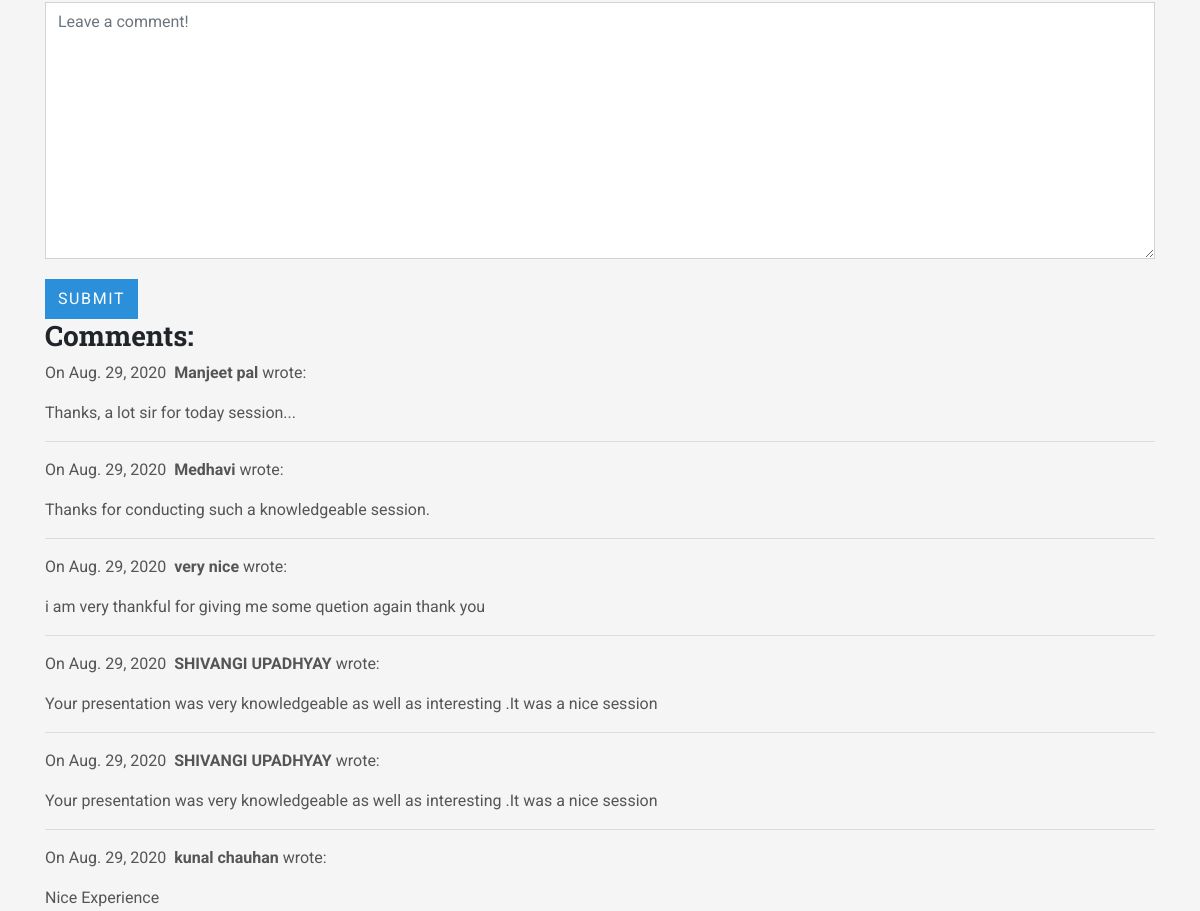
Page /blog/7/ (middle part) on the earlier database version.
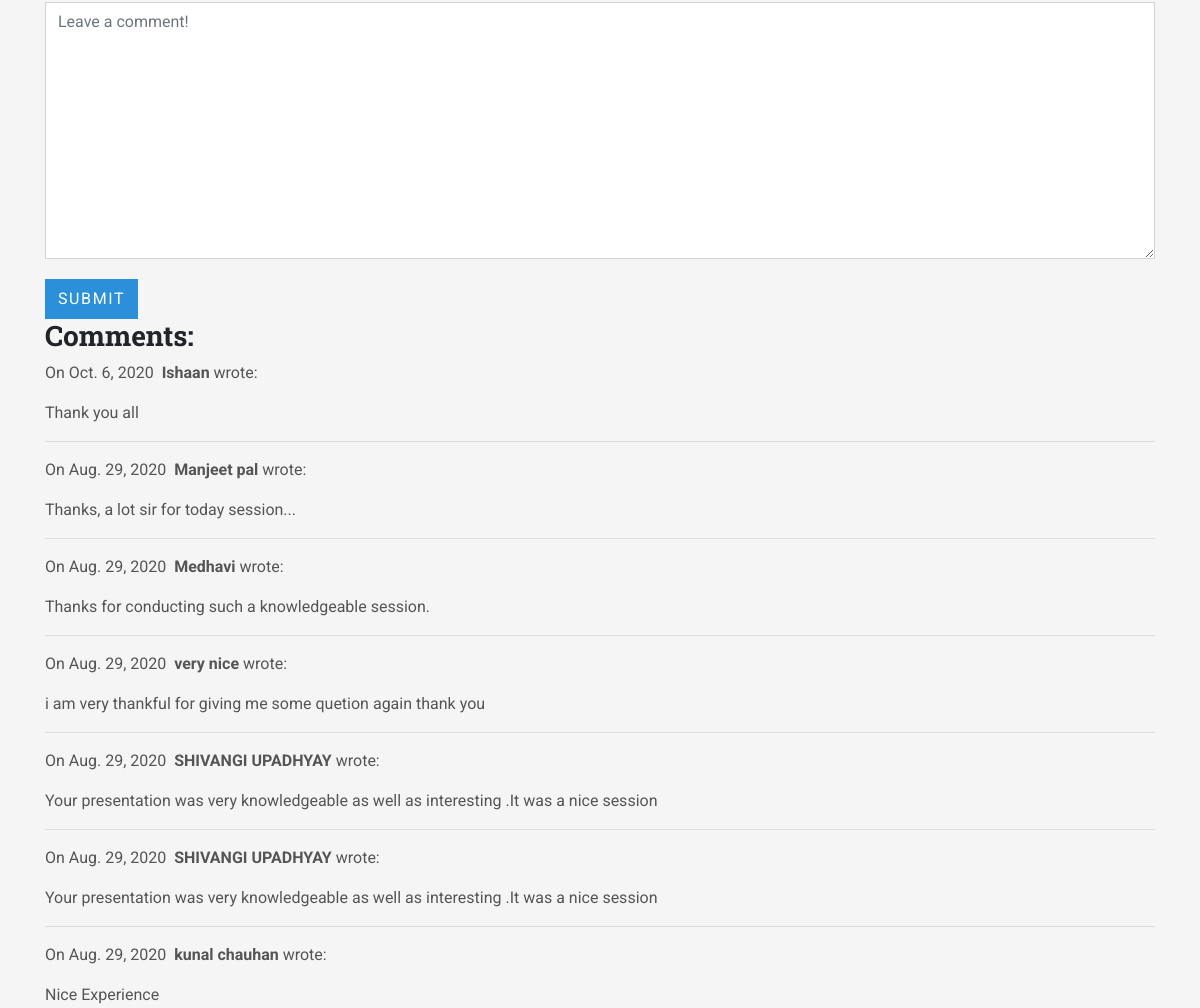
Same page on the later database version.
### blog/models.py (models this page shows, shortened)
class Comment(models.Model):
    author = models.CharField(max_length=60)
    body = models.TextField()
    created_on = models.DateTimeField(auto_now_add=True)
    post = models.ForeignKey('Post', on_delete=models.CASCADE)

### blog/views.py (the view, shortened to what this page needs)
# urls.py: path("<int:pk>/", views.blog_detail, name="blog_detail"),
def blog_detail(request, pk):
    post = Post.objects.get(pk=pk)
    comments = Comment.objects.filter(post=post).order_by('-id')
    form = CommentForm()
    context = {
        "post": post,
        "comments": comments,
        "form": form,
    }
    return render(request, "blog/blog_detail.html", context)

### blog/forms.py
class CommentForm(forms.Form):
    author = forms.CharField(
        max_length=60,
        widget=forms.TextInput(attrs={
            "class": "form-control",
            "placeholder": "Your Name"
        })
    )
    body = forms.CharField(widget=forms.Textarea(
        attrs={
            "class": "form-control",
            "placeholder": "Leave a comment!"
        })
    )

### blog/templates/blog/blog_detail.html (shortened to what this page needs)
{% extends "portfolio/base.html" %}
{% block body %}
<section id="testimonials" class="testimonials-section bg-gray">
    <div class="container">
        <br><br>
        <form action="/blog/{{ post.pk }}/" method="POST">
            <div class="form-group">
                {{ form.body }}
            </div>
            <button type="submit" class="btn btn-primary">Submit</button>
        </form>
        <h3>Comments:</h3>
        {% for comment in comments %}
        <p>
            On {{comment.created_on.date }}&nbsp;
            <b>{{ comment.author }}</b> wrote:
        </p>
        <p>{{ comment.body }}</p>
        <hr>
        {% endfor %}
    </div>
</section>
{% endblock %}

Differences in the rows shown:
added Comment: created_on "Oct. 6, 2020", author "Ishaan", body "Thank you all"
